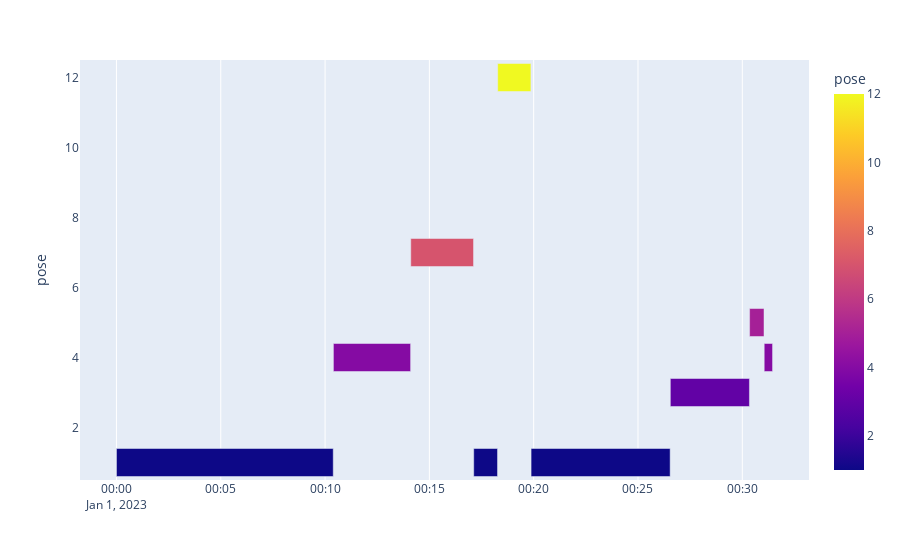

The code cell stored with this chart in its notebook:
### Code cell
px.timeline(DFS_POSES_DURATIONS['lag_li'],
            x_start='start',
            x_end='end',
            y='pose',
            color='pose')

### Figure 1 — Plotly figure (JSON) as saved in the notebook; plotly's stock layout.template omitted (floating-point values rounded to 4 significant figures)
{"data": [{"alignmentgroup": "True", "base": ["2023-01-01T00:00:00", "2023-01-01T00:10:24", "2023-01-01T00:14:06.500000", "2023-01-01T00:17:07.500000", "2023-01-01T00:18:16.500000", "2023-01-01T00:19:52.500000", "2023-01-01T00:26:33", "2023-01-01T00:30:21", "2023-01-01T00:31:03"], "hovertemplate": "start=%{base}<br>end=%{x}<br>pose=%{marker.color}<extra></extra>", "legendgroup": "", "marker": {"color": [1, 4, 7, 1, 12, 1, 3, 5, 4], "coloraxis": "coloraxis", "pattern": {"shape": ""}}, "name": "", "offsetgroup": "", "orientation": "h", "showlegend": false, "textposition": "auto", "type": "bar", "x": [623500, 222000, 180500, 68500, 95500, 400000, 227500, 41500, 24000], "xaxis": "x", "y": [1, 4, 7, 1, 12, 1, 3, 5, 4], "yaxis": "y"}], "layout": {"barmode": "overlay", "coloraxis": {"colorbar": {"title": {"text": "pose"}}, "colorscale": [[0, "#0d0887"], [0.1111, "#46039f"], [0.2222, "#7201a8"], [0.3333, "#9c179e"], [0.4444, "#bd3786"], [0.5556, "#d8576b"], [0.6667, "#ed7953"], [0.7778, "#fb9f3a"], [0.8889, "#fdca26"], [1, "#f0f921"]]}, "legend": {"tracegroupgap": 0}, "margin": {"t": 60}, "xaxis": {"anchor": "y", "domain": [0, 1], "type": "date"}, "yaxis": {"anchor": "x", "domain": [0, 1], "title": {"text": "pose"}}}}
